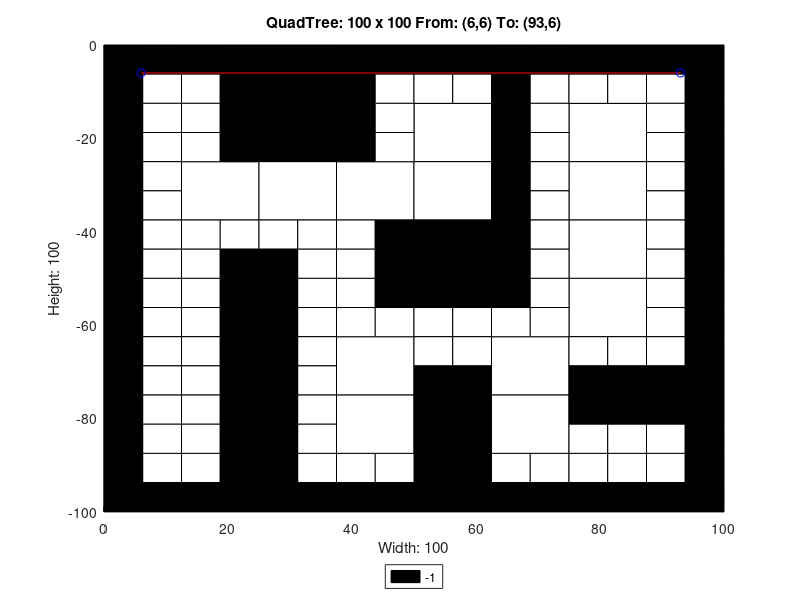

MATLAB code to generate this figure:
axis([0 100 -100 0]);
title('QuadTree: 100 x 100 From: (6,6) To: (93,6)');
xlabel('Width: 100');
ylabel('Height: 100');
rectangle('Position',[25 -12.5 12.5 12.5], 'FaceColor',[0 0 0]);
rectangle('Position',[25 -25 12.5 12.5], 'FaceColor',[0 0 0]);
rectangle('Position',[12.5 -37.5 12.5 12.5], 'FaceColor',[1 1 1]);
rectangle('Position',[25 -37.5 12.5 12.5], 'FaceColor',[1 1 1]);
rectangle('Position',[37.5 -37.5 12.5 12.5], 'FaceColor',[1 1 1]);
rectangle('Position',[50 -25 12.5 12.5], 'FaceColor',[1 1 1]);
rectangle('Position',[75 -25 12.5 12.5], 'FaceColor',[1 1 1]);
rectangle('Position',[50 -37.5 12.5 12.5], 'FaceColor',[1 1 1]);
rectangle('Position',[50 -50 12.5 12.5], 'FaceColor',[0 0 0]);
rectangle('Position',[75 -37.5 12.5 12.5], 'FaceColor',[1 1 1]);
rectangle('Position',[75 -50 12.5 12.5], 'FaceColor',[1 1 1]);
rectangle('Position',[37.5 -75 12.5 12.5], 'FaceColor',[1 1 1]);
rectangle('Position',[37.5 -87.5 12.5 12.5], 'FaceColor',[1 1 1]);
rectangle('Position',[62.5 -75 12.5 12.5], 'FaceColor',[1 1 1]);
rectangle('Position',[75 -62.5 12.5 12.5], 'FaceColor',[1 1 1]);
rectangle('Position',[50 -87.5 12.5 12.5], 'FaceColor',[0 0 0]);
rectangle('Position',[62.5 -87.5 12.5 12.5], 'FaceColor',[1 1 1]);
rectangle('Position',[50 -100 12.5 12.5], 'FaceColor',[0 0 0]);
rectangle('Position',[0 -6.25 6.25 6.25], 'FaceColor',[0 0 0]);
rectangle('Position',[6.25 -6.25 6.25 6.25], 'FaceColor',[0 0 0]);
rectangle('Position',[0 -12.5 6.25 6.25], 'FaceColor',[0 0 0]);
rectangle('Position',[6.25 -12.5 6.25 6.25], 'FaceColor',[1 1 1]);
rectangle('Position',[12.5 -6.25 6.25 6.25], 'FaceColor',[0 0 0]);
rectangle('Position',[18.75 -6.25 6.25 6.25], 'FaceColor',[0 0 0]);
rectangle('Position',[12.5 -12.5 6.25 6.25], 'FaceColor',[1 1 1]);
rectangle('Position',[18.75 -12.5 6.25 6.25], 'FaceColor',[0 0 0]);
rectangle('Position',[0 -18.75 6.25 6.25], 'FaceColor',[0 0 0]);
rectangle('Position',[6.25 -18.75 6.25 6.25], 'FaceColor',[1 1 1]);
rectangle('Position',[0 -25 6.25 6.25], 'FaceColor',[0 0 0]);
rectangle('Position',[6.25 -25 6.25 6.25], 'FaceColor',[1 1 1]);
rectangle('Position',[12.5 -18.75 6.25 6.25], 'FaceColor',[1 1 1]);
rectangle('Position',[18.75 -18.75 6.25 6.25], 'FaceColor',[0 0 0]);
rectangle('Position',[12.5 -25 6.25 6.25], 'FaceColor',[1 1 1]);
rectangle('Position',[18.75 -25 6.25 6.25], 'FaceColor',[0 0 0]);
rectangle('Position',[37.5 -6.25 6.25 6.25], 'FaceColor',[0 0 0]);
rectangle('Position',[43.75 -6.25 6.25 6.25], 'FaceColor',[0 0 0]);
rectangle('Position',[37.5 -12.5 6.25 6.25], 'FaceColor',[0 0 0]);
rectangle('Position',[43.75 -12.5 6.25 6.25], 'FaceColor',[1 1 1]);
rectangle('Position',[37.5 -18.75 6.25 6.25], 'FaceColor',[0 0 0]);
rectangle('Position',[43.75 -18.75 6.25 6.25], 'FaceColor',[1 1 1]);
rectangle('Position',[37.5 -25 6.25 6.25], 'FaceColor',[0 0 0]);
rectangle('Position',[43.75 -25 6.25 6.25], 'FaceColor',[1 1 1]);
rectangle('Position',[0 -31.25 6.25 6.25], 'FaceColor',[0 0 0]);
rectangle('Position',[6.25 -31.25 6.25 6.25], 'FaceColor',[1 1 1]);
rectangle('Position',[0 -37.5 6.25 6.25], 'FaceColor',[0 0 0]);
rectangle('Position',[6.25 -37.5 6.25 6.25], 'FaceColor',[1 1 1]);
rectangle('Position',[0 -43.75 6.25 6.25], 'FaceColor',[0 0 0]);
rectangle('Position',[6.25 -43.75 6.25 6.25], 'FaceColor',[1 1 1]);
rectangle('Position',[0 -50 6.25 6.25], 'FaceColor',[0 0 0]);
rectangle('Position',[6.25 -50 6.25 6.25], 'FaceColor',[1 1 1]);
rectangle('Position',[12.5 -43.75 6.25 6.25], 'FaceColor',[1 1 1]);
rectangle('Position',[18.75 -43.75 6.25 6.25], 'FaceColor',[1 1 1]);
rectangle('Position',[12.5 -50 6.25 6.25], 'FaceColor',[1 1 1]);
rectangle('Position',[18.75 -50 6.25 6.25], 'FaceColor',[0 0 0]);
rectangle('Position',[25 -43.75 6.25 6.25], 'FaceColor',[1 1 1]);
rectangle('Position',[31.25 -43.75 6.25 6.25], 'FaceColor',[1 1 1]);
rectangle('Position',[25 -50 6.25 6.25], 'FaceColor',[0 0 0]);
rectangle('Position',[31.25 -50 6.25 6.25], 'FaceColor',[1 1 1]);
rectangle('Position',[37.5 -43.75 6.25 6.25], 'FaceColor',[1 1 1]);
rectangle('Position',[43.75 -43.75 6.25 6.25], 'FaceColor',[0 0 0]);
rectangle('Position',[37.5 -50 6.25 6.25], 'FaceColor',[1 1 1]);
rectangle('Position',[43.75 -50 6.25 6.25], 'FaceColor',[0 0 0]);
rectangle('Position',[50 -6.25 6.25 6.25], 'FaceColor',[0 0 0]);
rectangle('Position',[56.25 -6.25 6.25 6.25], 'FaceColor',[0 0 0]);
rectangle('Position',[50 -12.5 6.25 6.25], 'FaceColor',[1 1 1]);
rectangle('Position',[56.25 -12.5 6.25 6.25], 'FaceColor',[1 1 1]);
rectangle('Position',[62.5 -6.25 6.25 6.25], 'FaceColor',[0 0 0]);
rectangle('Position',[68.75 -6.25 6.25 6.25], 'FaceColor',[0 0 0]);
rectangle('Position',[62.5 -12.5 6.25 6.25], 'FaceColor',[0 0 0]);
rectangle('Position',[68.75 -12.5 6.25 6.25], 'FaceColor',[1 1 1]);
rectangle('Position',[62.5 -18.75 6.25 6.25], 'FaceColor',[0 0 0]);
rectangle('Position',[68.75 -18.75 6.25 6.25], 'FaceColor',[1 1 1]);
rectangle('Position',[62.5 -25 6.25 6.25], 'FaceColor',[0 0 0]);
rectangle('Position',[68.75 -25 6.25 6.25], 'FaceColor',[1 1 1]);
rectangle('Position',[75 -6.25 6.25 6.25], 'FaceColor',[0 0 0]);
rectangle('Position',[81.25 -6.25 6.25 6.25], 'FaceColor',[0 0 0]);
rectangle('Position',[75 -12.5 6.25 6.25], 'FaceColor',[1 1 1]);
rectangle('Position',[81.25 -12.5 6.25 6.25], 'FaceColor',[1 1 1]);
rectangle('Position',[87.5 -6.25 6.25 6.25], 'FaceColor',[0 0 0]);
rectangle('Position',[93.75 -6.25 6.25 6.25], 'FaceColor',[0 0 0]);
rectangle('Position',[87.5 -12.5 6.25 6.25], 'FaceColor',[1 1 1]);
rectangle('Position',[93.75 -12.5 6.25 6.25], 'FaceColor',[0 0 0]);
rectangle('Position',[87.5 -18.75 6.25 6.25], 'FaceColor',[1 1 1]);
rectangle('Position',[93.75 -18.75 6.25 6.25], 'FaceColor',[0 0 0]);
rectangle('Position',[87.5 -25 6.25 6.25], 'FaceColor',[1 1 1]);
rectangle('Position',[93.75 -25 6.25 6.25], 'FaceColor',[0 0 0]);
rectangle('Position',[62.5 -31.25 6.25 6.25], 'FaceColor',[0 0 0]);
rectangle('Position',[68.75 -31.25 6.25 6.25], 'FaceColor',[1 1 1]);
rectangle('Position',[62.5 -37.5 6.25 6.25], 'FaceColor',[0 0 0]);
rectangle('Position',[68.75 -37.5 6.25 6.25], 'FaceColor',[1 1 1]);
rectangle('Position',[62.5 -43.75 6.25 6.25], 'FaceColor',[0 0 0]);
rectangle('Position',[68.75 -43.75 6.25 6.25], 'FaceColor',[1 1 1]);
rectangle('Position',[62.5 -50 6.25 6.25], 'FaceColor',[0 0 0]);
rectangle('Position',[68.75 -50 6.25 6.25], 'FaceColor',[1 1 1]);
rectangle('Position',[87.5 -31.25 6.25 6.25], 'FaceColor',[1 1 1]);
rectangle('Position',[93.75 -31.25 6.25 6.25], 'FaceColor',[0 0 0]);
rectangle('Position',[87.5 -37.5 6.25 6.25], 'FaceColor',[1 1 1]);
rectangle('Position',[93.75 -37.5 6.25 6.25], 'FaceColor',[0 0 0]);
rectangle('Position',[87.5 -43.75 6.25 6.25], 'FaceColor',[1 1 1]);
rectangle('Position',[93.75 -43.75 6.25 6.25], 'FaceColor',[0 0 0]);
rectangle('Position',[87.5 -50 6.25 6.25], 'FaceColor',[1 1 1]);
rectangle('Position',[93.75 -50 6.25 6.25], 'FaceColor',[0 0 0]);
rectangle('Position',[0 -56.25 6.25 6.25], 'FaceColor',[0 0 0]);
rectangle('Position',[6.25 -56.25 6.25 6.25], 'FaceColor',[1 1 1]);
rectangle('Position',[0 -62.5 6.25 6.25], 'FaceColor',[0 0 0]);
rectangle('Position',[6.25 -62.5 6.25 6.25], 'FaceColor',[1 1 1]);
rectangle('Position',[12.5 -56.25 6.25 6.25], 'FaceColor',[1 1 1]);
rectangle('Position',[18.75 -56.25 6.25 6.25], 'FaceColor',[0 0 0]);
rectangle('Position',[12.5 -62.5 6.25 6.25], 'FaceColor',[1 1 1]);
rectangle('Position',[18.75 -62.5 6.25 6.25], 'FaceColor',[0 0 0]);
rectangle('Position',[0 -68.75 6.25 6.25], 'FaceColor',[0 0 0]);
rectangle('Position',[6.25 -68.75 6.25 6.25], 'FaceColor',[1 1 1]);
rectangle('Position',[0 -75 6.25 6.25], 'FaceColor',[0 0 0]);
rectangle('Position',[6.25 -75 6.25 6.25], 'FaceColor',[1 1 1]);
rectangle('Position',[12.5 -68.75 6.25 6.25], 'FaceColor',[1 1 1]);
rectangle('Position',[18.75 -68.75 6.25 6.25], 'FaceColor',[0 0 0]);
rectangle('Position',[12.5 -75 6.25 6.25], 'FaceColor',[1 1 1]);
rectangle('Position',[18.75 -75 6.25 6.25], 'FaceColor',[0 0 0]);
rectangle('Position',[25 -56.25 6.25 6.25], 'FaceColor',[0 0 0]);
rectangle('Position',[31.25 -56.25 6.25 6.25], 'FaceColor',[1 1 1]);
rectangle('Position',[25 -62.5 6.25 6.25], 'FaceColor',[0 0 0]);
rectangle('Position',[31.25 -62.5 6.25 6.25], 'FaceColor',[1 1 1]);
rectangle('Position',[37.5 -56.25 6.25 6.25], 'FaceColor',[1 1 1]);
rectangle('Position',[43.75 -56.25 6.25 6.25], 'FaceColor',[0 0 0]);
rectangle('Position',[37.5 -62.5 6.25 6.25], 'FaceColor',[1 1 1]);
rectangle('Position',[43.75 -62.5 6.25 6.25], 'FaceColor',[1 1 1]);
rectangle('Position',[25 -68.75 6.25 6.25], 'FaceColor',[0 0 0]);
rectangle('Position',[31.25 -68.75 6.25 6.25], 'FaceColor',[1 1 1]);
rectangle('Position',[25 -75 6.25 6.25], 'FaceColor',[0 0 0]);
rectangle('Position',[31.25 -75 6.25 6.25], 'FaceColor',[1 1 1]);
rectangle('Position',[0 -81.25 6.25 6.25], 'FaceColor',[0 0 0]);
rectangle('Position',[6.25 -81.25 6.25 6.25], 'FaceColor',[1 1 1]);
rectangle('Position',[0 -87.5 6.25 6.25], 'FaceColor',[0 0 0]);
rectangle('Position',[6.25 -87.5 6.25 6.25], 'FaceColor',[1 1 1]);
rectangle('Position',[12.5 -81.25 6.25 6.25], 'FaceColor',[1 1 1]);
rectangle('Position',[18.75 -81.25 6.25 6.25], 'FaceColor',[0 0 0]);
rectangle('Position',[12.5 -87.5 6.25 6.25], 'FaceColor',[1 1 1]);
rectangle('Position',[18.75 -87.5 6.25 6.25], 'FaceColor',[0 0 0]);
rectangle('Position',[0 -93.75 6.25 6.25], 'FaceColor',[0 0 0]);
rectangle('Position',[6.25 -93.75 6.25 6.25], 'FaceColor',[1 1 1]);
rectangle('Position',[0 -100 6.25 6.25], 'FaceColor',[0 0 0]);
rectangle('Position',[6.25 -100 6.25 6.25], 'FaceColor',[0 0 0]);
rectangle('Position',[12.5 -93.75 6.25 6.25], 'FaceColor',[1 1 1]);
rectangle('Position',[18.75 -93.75 6.25 6.25], 'FaceColor',[0 0 0]);
rectangle('Position',[12.5 -100 6.25 6.25], 'FaceColor',[0 0 0]);
rectangle('Position',[18.75 -100 6.25 6.25], 'FaceColor',[0 0 0]);
rectangle('Position',[25 -81.25 6.25 6.25], 'FaceColor',[0 0 0]);
rectangle('Position',[31.25 -81.25 6.25 6.25], 'FaceColor',[1 1 1]);
rectangle('Position',[25 -87.5 6.25 6.25], 'FaceColor',[0 0 0]);
rectangle('Position',[31.25 -87.5 6.25 6.25], 'FaceColor',[1 1 1]);
rectangle('Position',[25 -93.75 6.25 6.25], 'FaceColor',[0 0 0]);
rectangle('Position',[31.25 -93.75 6.25 6.25], 'FaceColor',[1 1 1]);
rectangle('Position',[25 -100 6.25 6.25], 'FaceColor',[0 0 0]);
rectangle('Position',[31.25 -100 6.25 6.25], 'FaceColor',[0 0 0]);
rectangle('Position',[37.5 -93.75 6.25 6.25], 'FaceColor',[1 1 1]);
rectangle('Position',[43.75 -93.75 6.25 6.25], 'FaceColor',[1 1 1]);
rectangle('Position',[37.5 -100 6.25 6.25], 'FaceColor',[0 0 0]);
rectangle('Position',[43.75 -100 6.25 6.25], 'FaceColor',[0 0 0]);
rectangle('Position',[50 -56.25 6.25 6.25], 'FaceColor',[0 0 0]);
rectangle('Position',[56.25 -56.25 6.25 6.25], 'FaceColor',[0 0 0]);
rectangle('Position',[50 -62.5 6.25 6.25], 'FaceColor',[1 1 1]);
rectangle('Position',[56.25 -62.5 6.25 6.25], 'FaceColor',[1 1 1]);
rectangle('Position',[62.5 -56.25 6.25 6.25], 'FaceColor',[0 0 0]);
rectangle('Position',[68.75 -56.25 6.25 6.25], 'FaceColor',[1 1 1]);
rectangle('Position',[62.5 -62.5 6.25 6.25], 'FaceColor',[1 1 1]);
rectangle('Position',[68.75 -62.5 6.25 6.25], 'FaceColor',[1 1 1]);
rectangle('Position',[50 -68.75 6.25 6.25], 'FaceColor',[1 1 1]);
rectangle('Position',[56.25 -68.75 6.25 6.25], 'FaceColor',[1 1 1]);
rectangle('Position',[50 -75 6.25 6.25], 'FaceColor',[0 0 0]);
rectangle('Position',[56.25 -75 6.25 6.25], 'FaceColor',[0 0 0]);
rectangle('Position',[87.5 -56.25 6.25 6.25], 'FaceColor',[1 1 1]);
rectangle('Position',[93.75 -56.25 6.25 6.25], 'FaceColor',[0 0 0]);
rectangle('Position',[87.5 -62.5 6.25 6.25], 'FaceColor',[1 1 1]);
rectangle('Position',[93.75 -62.5 6.25 6.25], 'FaceColor',[0 0 0]);
rectangle('Position',[75 -68.75 6.25 6.25], 'FaceColor',[1 1 1]);
rectangle('Position',[81.25 -68.75 6.25 6.25], 'FaceColor',[1 1 1]);
rectangle('Position',[75 -75 6.25 6.25], 'FaceColor',[0 0 0]);
rectangle('Position',[81.25 -75 6.25 6.25], 'FaceColor',[0 0 0]);
rectangle('Position',[87.5 -68.75 6.25 6.25], 'FaceColor',[1 1 1]);
rectangle('Position',[93.75 -68.75 6.25 6.25], 'FaceColor',[0 0 0]);
rectangle('Position',[87.5 -75 6.25 6.25], 'FaceColor',[0 0 0]);
rectangle('Position',[93.75 -75 6.25 6.25], 'FaceColor',[0 0 0]);
rectangle('Position',[62.5 -93.75 6.25 6.25], 'FaceColor',[1 1 1]);
rectangle('Position',[68.75 -93.75 6.25 6.25], 'FaceColor',[1 1 1]);
rectangle('Position',[62.5 -100 6.25 6.25], 'FaceColor',[0 0 0]);
rectangle('Position',[68.75 -100 6.25 6.25], 'FaceColor',[0 0 0]);
rectangle('Position',[75 -81.25 6.25 6.25], 'FaceColor',[0 0 0]);
rectangle('Position',[81.25 -81.25 6.25 6.25], 'FaceColor',[0 0 0]);
rectangle('Position',[75 -87.5 6.25 6.25], 'FaceColor',[1 1 1]);
rectangle('Position',[81.25 -87.5 6.25 6.25], 'FaceColor',[1 1 1]);
rectangle('Position',[87.5 -81.25 6.25 6.25], 'FaceColor',[0 0 0]);
rectangle('Position',[93.75 -81.25 6.25 6.25], 'FaceColor',[0 0 0]);
rectangle('Position',[87.5 -87.5 6.25 6.25], 'FaceColor',[1 1 1]);
rectangle('Position',[93.75 -87.5 6.25 6.25], 'FaceColor',[0 0 0]);
rectangle('Position',[75 -93.75 6.25 6.25], 'FaceColor',[1 1 1]);
rectangle('Position',[81.25 -93.75 6.25 6.25], 'FaceColor',[1 1 1]);
rectangle('Position',[75 -100 6.25 6.25], 'FaceColor',[0 0 0]);
rectangle('Position',[81.25 -100 6.25 6.25], 'FaceColor',[0 0 0]);
rectangle('Position',[87.5 -93.75 6.25 6.25], 'FaceColor',[1 1 1]);
rectangle('Position',[93.75 -93.75 6.25 6.25], 'FaceColor',[0 0 0]);
rectangle('Position',[87.5 -100 6.25 6.25], 'FaceColor',[0 0 0]);
rectangle('Position',[93.75 -100 6.25 6.25], 'FaceColor',[0 0 0]);
X=[93,6];
Y=[-6,-6];
hold on;
plot(X,Y,'r');
plot(X,Y,'bo');
legend('-1','Location','southoutside');
